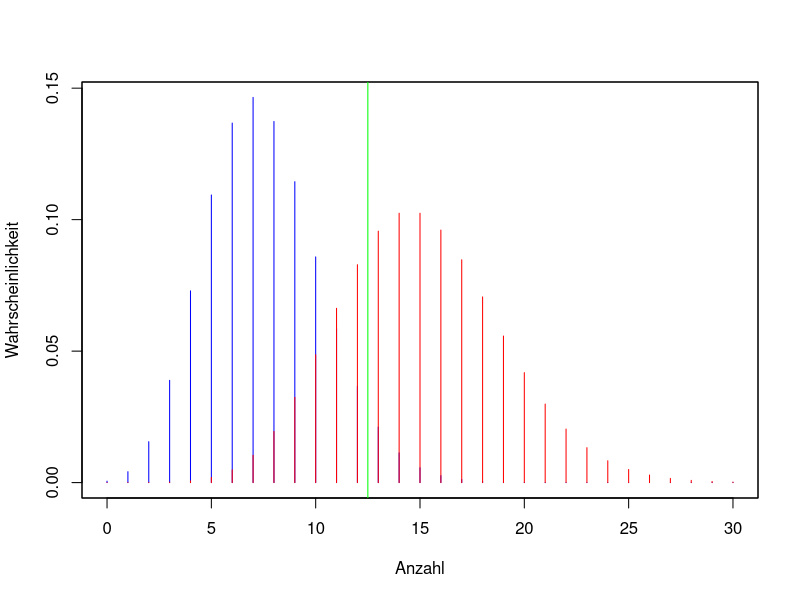
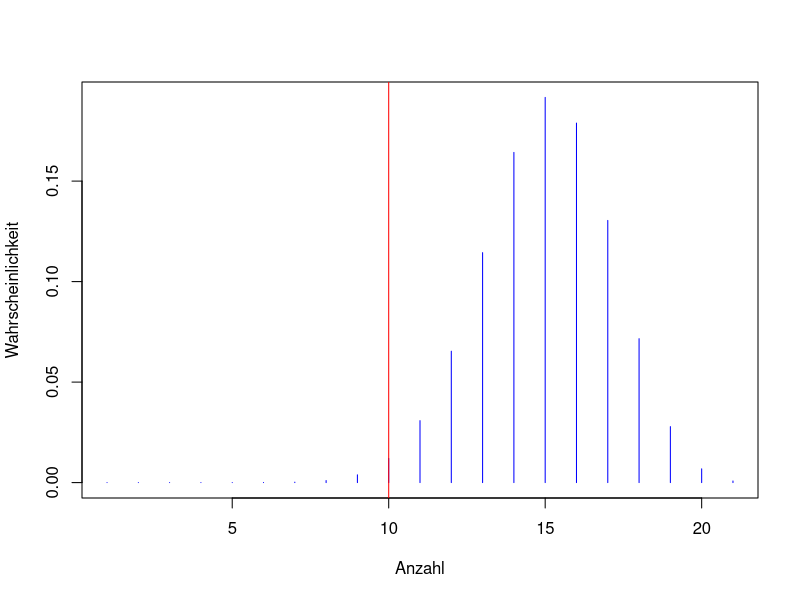
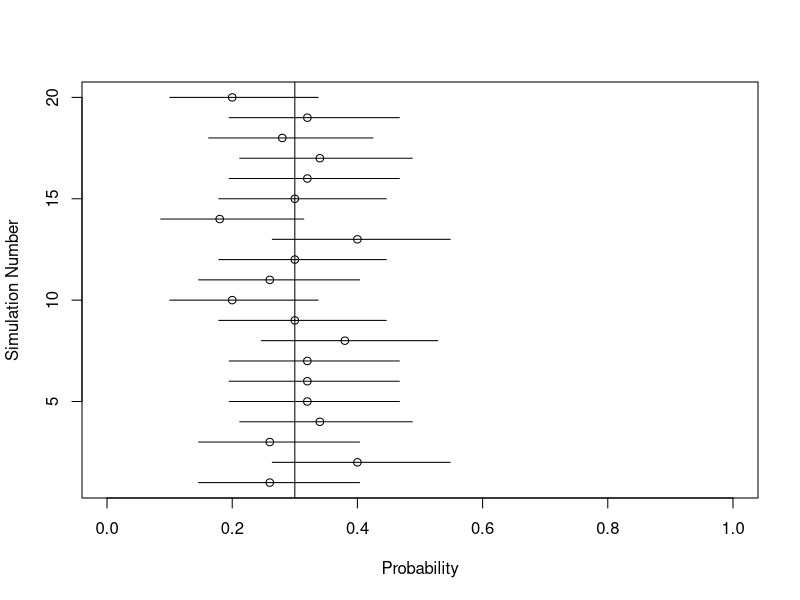

The R script that drew these images, in order:
# Aufgabe 8.1 
plot(0:30,dpois(0:30,7.5),type="h",xlab="Anzahl",ylab="Wahrscheinlichkeit",col="blue")
box()
lines(0:30,dpois(0:30,15),type="h",xlab="Anzahl",ylab="Wahrscheinlichkeit",col="red")
abline(v=12.5,col="green")

# Aufgabe 8.2
# 2
plot(dbinom(0:20, 20 ,0.7),type="h",xlab="Anzahl",ylab="Wahrscheinlichkeit",col="blue")
abline(v=10,col="red")
pbinom(10, 20, 0.7)
sum(dbinom(0:5, 20, 0.5))

# 4
pbinom(0:12, 20, 0.7) # Verwerfungsbereich liegt bei bis und mit 10
pbinom(0:14, 20, 0.75)# Verwerfungsbereich liegt bei bis und mit 11
pbinom(10, 20, 0.7) # Macht mit der Herstellerhypothese
pbinom(10, 20, 0.4) # Macht mit der Alternativhypothese

# 5
pbinom(0:12, 20, 0.7) # Verwerfungsbereich liegt bei bis und mit 10
pbinom(10, 20, 0.4) # Macht mit der Alternativhypothese

# 6
binom.test(5, 20, 0.4, alternative = "less")

# Aufgabe 8.3

# (a)
pi.trial <- seq(0.14,0,-0.01)
for (i in 1:length(pi.trial)){
  p <- sum(dbinom(7:50,size=50,prob=pi.trial[i]))
  cat(pi.trial[i],p,"\n")
}

pi.trial <- seq(0.15,0.50,0.01)
for (i in 1:length(pi.trial)){
  p <- pbinom(q=7,size=50,prob=pi.trial[i])
  cat(pi.trial[i],p,"\n")  
}

binom.test(7,50,alternative="two.sided")

# (b)
p <- 0.3
x <- rbinom(20,50, p)

# Aufgabe 8.4
# a)
# Erwartung 19x

p <- 0.3
x <- rbinom(20, 50, p)
## Grenzen der Intervalle in Matrix speichern
## 1. Spalte ist untere Grenze, 2. Spalte obere 
confint.bound  <- matrix(0, nrow = 20, ncol = 2) 
contains.truth <- logical(20)
## Alle 20 Faelle untersuchen und Grenzen speichern 
for(i in 1:20){
  test <- binom.test(x[i],50,p) ## Setzen Sie die richtigen Argumente!
  confint.bound[i,] <- test$conf.int 
  contains.truth[i] <-
    (p >= confint.bound[i,1]) & (p <= confint.bound[i,2])
}
sum(contains.truth)

# (b)

## Relative Haeufigkeiten plotten
plot(x / 50, 1:20, xlim = c(0, 1), xlab = "Probability",
     ylab = "Simulation Number")
## Vertrauensintervalle als Liniensegemente plotten 
for(i in 1:20){
  segments(confint.bound[i,1], i, confint.bound[i,2], i)
}
## Wahrer Wert als vertikale Linie einzeichnen
abline(v = 0.3)
